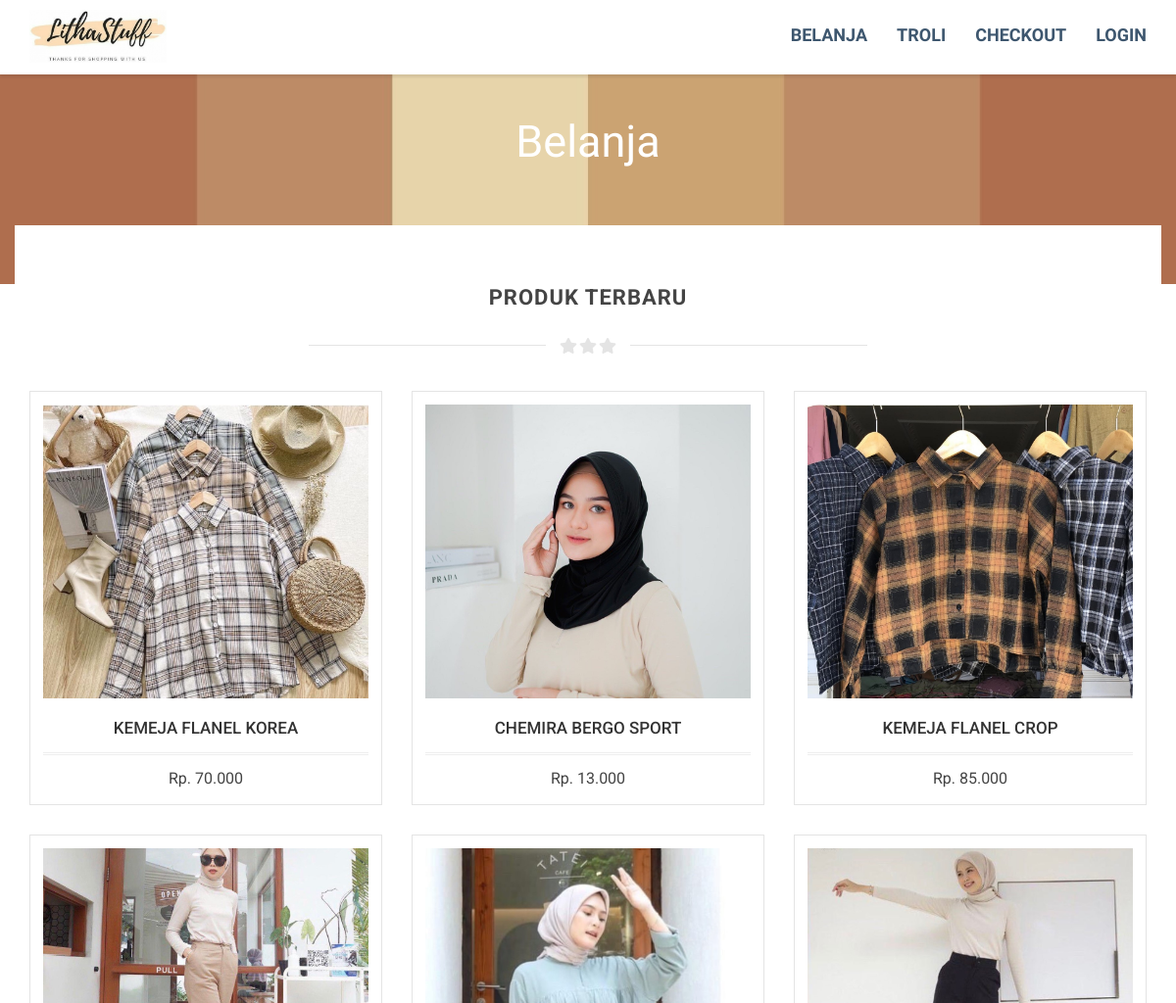
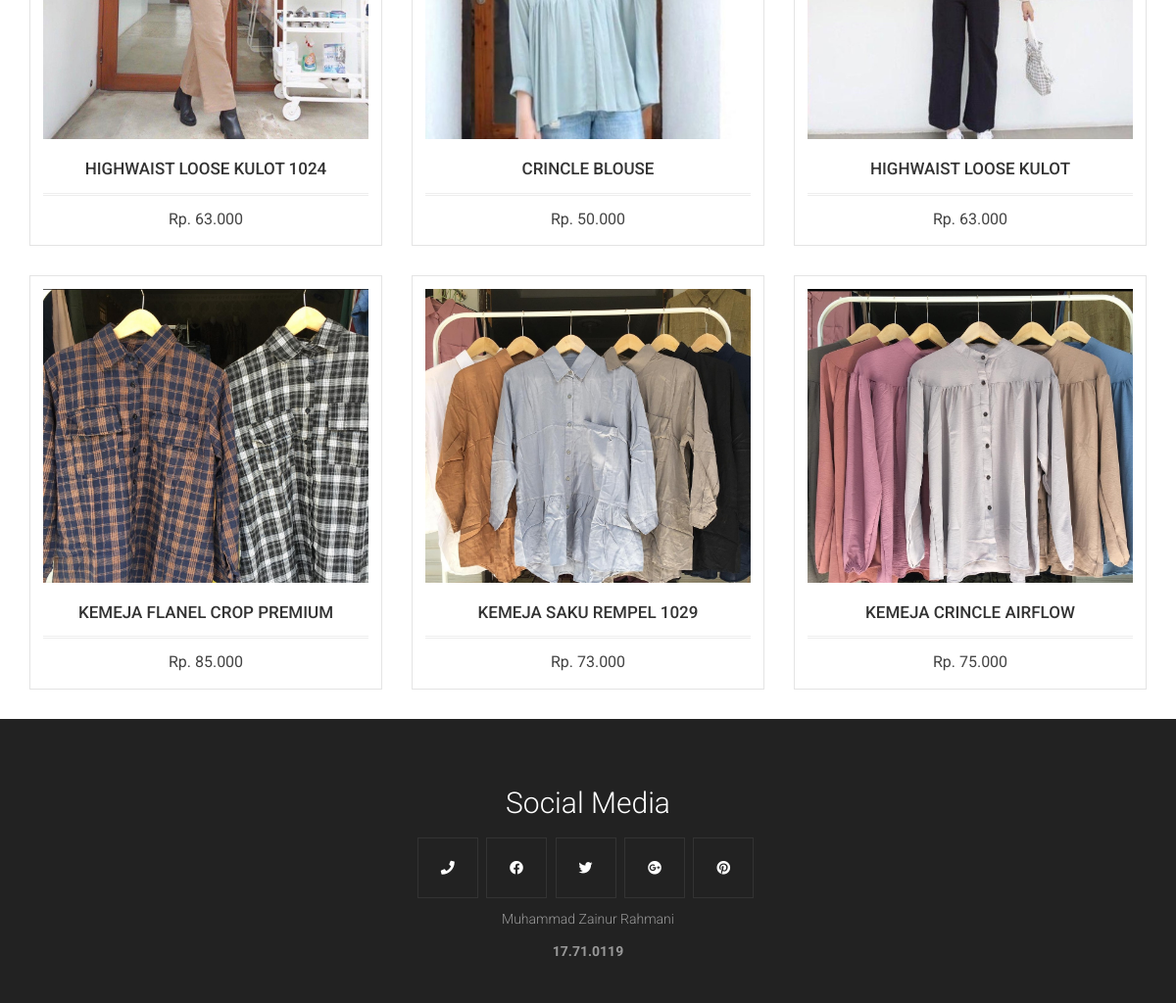
The app's page /belanja.php with its own data (2 pictures, top to bottom).
### tables this page shows
CREATE TABLE `tanam` (
  `idtanam` int(5) NOT NULL,
  `namatanam` varchar(80) NOT NULL,
  `kategori` varchar(30) NOT NULL,
  `modal` float NOT NULL,
  `harga` float NOT NULL,
  `deskripsi` text NOT NULL,
  `gambar` text NOT NULL,
  `stok` int(4) NOT NULL,
  `harga_r` float NOT NULL,
  `terjual` int(10) NOT NULL,
  `cekflash` int(1) NOT NULL
);

### belanja.php (the view, shortened to what this page needs)
<?php require('header.php'); require('koneksi.php'); ?>
	<div class="container">
		<div class="row">
			<div class="col-md-12 text-center">
				<div class="text-pageheader">
					<div class="subtext-image" data-scrollreveal="enter bottom over 1.7s after 0.1s">
						 Belanja
					</div>
				</div>
			</div>
		</div>
	</div>
</div>
</header>
<section class="item content">
<div class="container toparea">
	<div class="underlined-title">
		<div class="editContent">
			<h1 class="text-center latestitems">Produk Terbaru</h1>
		</div>
		<div class="wow-hr type_short">
			<span class="wow-hr-h">
			<i class="fa fa-star"></i>
			<i class="fa fa-star"></i>
			<i class="fa fa-star"></i>
			</span>
		</div>
	</div>
	<div class="row">
<?php
	$tanam = mysqli_query($kon, "SELECT * FROM tanam WHERE cekflash = 0 ORDER BY idtanam DESC");
	while($data = mysqli_fetch_array($tanam)){ ?>
		<div class="col-md-4">
			<div class="productbox">
				<div class="fadeshop">
					<form action="beli.php" method="POST">
					<span class="maxproduct"><img src="img/<?= $data['gambar'] ?>" alt=""></span>
					</form>
				</div>
				<div class="product-details">
					<a href="#">
					<h1><?= $data['namatanam'] ?></h1>
					</a>
					<span class="price">
					<span class="edd_price">Rp.
						<?php if($memori['level']=='reseller'){
							echo number_format($data['harga_r'],0,',','.');
						}else{
							echo number_format($data['harga'],0,',','.');
						} ?></span>
					</span>
				</div>
			</div>
		</div>
<?php }  ?>
	</div>
</div>
</section>
<?php require('footer.php') ?>

### assets/css/style.css (style rules this page uses)
body { font-family:Roboto; font-weight:300; font-size:16px; color:#777; line-height:1.7; }
h1,h2,h3,h4,h5,h6 { font-family:Roboto; font-weight:700; }
.item.content,.item.portfolio,.item.team,.item.pricing,.item.contact { padding-top:40px; padding-bottom:0px; }
.text-pageheader { text-align:center; color:#fff; z-index:2; position:relative; font-size:45px; line-height:90px; text-transform:uppercase; padding-top:100px; padding-bottom:100px; font-weight:700; font-family:Dosis; }
.subtext-image { text-transform:none; font-weight:100 !Important; }
.toparea { background:#fff; margin-top:-100px; padding-top:30px; }
h1.latestitems { font-size:22px; line-height:28px; color:#444; text-transform:uppercase; letter-spacing:1px; margin-top:0; }
.wow-hr { position:relative; font-size:0; text-align:center; height:24px; margin:auto; margin-top:2%; margin-bottom:3%; width:50%; padding:2px 0; overflow:hidden; clear:both; }
.wow-hr-h:before { left:-13px; margin-left:-50%; background:#f7f7f7; }
.wow-hr-h:after { left:13px; margin-right:-50%; }
.wow-hr-h:before,.wow-hr-h:after { display:inline-block; content:""; height:1px; width:50%; margin-top:9px; vertical-align:top; position:relative; background-color:#e4e4e4; }
.wow-hr-h i { font-size:16px; line-height:20px; height:20px; width:20px; vertical-align:top; text-align:center; color:#e4e4e4; }
img { max-width: 100%; }
.maxproduct { max-height:300px; overflow:hidden; display:inline-block; }
.productbox { background:#fff; padding:13px; border:1px solid #e4e4e4; margin-bottom:30px; }
.productbox h1 { display:block; font-size:17px; text-transform:uppercase; margin-top:15px; border-bottom:double medium #eee; padding-bottom:15px; margin-bottom:10px; font-weight:500; color:#333; }
.product-details { padding:6px 0 0 0; text-align:center; color:#444; }
.productbox .price { font-weight:400; }
.fadeshop { position:relative; max-height:300px; }

### records on screen
tanam: gambar (picture), namatanam "KEMEJA FLANEL KOREA", harga "70.000"
tanam: gambar (picture), namatanam "CHEMIRA BERGO SPORT", harga "13.000"
tanam: gambar (picture), namatanam "KEMEJA FLANEL CROP", harga "85.000"
tanam: gambar (picture), namatanam "HIGHWAIST LOOSE KULOT 1024", harga "63.000"
tanam: gambar (picture), namatanam "CRINCLE BLOUSE", harga "50.000"
tanam: gambar (picture), namatanam "HIGHWAIST LOOSE KULOT", harga "63.000"
tanam: gambar (picture), namatanam "KEMEJA FLANEL CROP PREMIUM", harga "85.000"
tanam: gambar (picture), namatanam "KEMEJA SAKU REMPEL 1029", harga "73.000"
tanam: gambar (picture), namatanam "KEMEJA CRINCLE AIRFLOW", harga "75.000"
